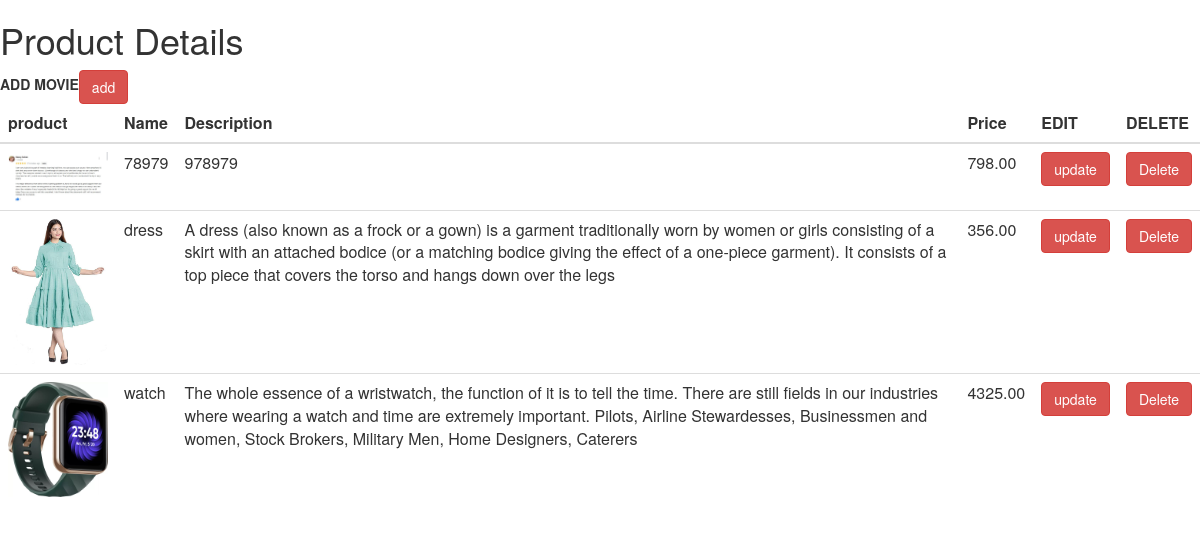
Screenshot of /ahome/ with the database file from the repository.
### ecomapp/models.py (models this page shows, shortened)
class Product(models.Model):
    name = models.CharField(max_length=200, unique=True)
    description = models.TextField(blank=True)
    price = models.DecimalField(max_digits=10, decimal_places=2)
    image = models.ImageField(upload_to='products', blank=True)
    stock = models.IntegerField()
    available = models.BooleanField(default=True)
    created = models.DateTimeField(auto_now_add=True)
    updated = models.DateTimeField(auto_now=True)
    class Meta:
        ordering = ('name',)
        verbose_name = 'product'
        verbose_name_plural = 'products'

### ecomapp/views.py (the view)
# urls.py: path('ahome/',views.admin_home, name='admin_home'),
def admin_home(request):
	pro_d=Product.objects.all()
	return render(request,'admin_view.html',{"prod":pro_d})

### cart/context_processors.py (called while the page is built)
def counter(request):
    item_count = 0
    if 'admin' in request.path:
        return {}
    else:
        try:
            cart = Cart.objects.filter(cart_id=_cart_id(request))
            kart_items = CartItem.objects.all().filter(cart=cart[:1])
            for cart_item in kart_items:
                item_count += cart_item.quantity
        except  Cart.DoesNotExist:
            item_count = 0
    return dict(item_count=item_count)

### cart/views.py (called while the page is built)
def _cart_id(request):
    cart = request.session.session_key
    if not cart:
        cart = request.session.create()
    return cart

### templates/admin_view.html (shortened to what this page needs)
 <html>
 <charset="utf-8">
 <head>
    <link rel="stylesheet" href="https://maxcdn.bootstrapcdn.com/bootstrap/3.3.7/css/bootstrap.min.css">
</head>
<body>
	<h1>Product Details</h1>
	<table class="table">
	<thead>
		<tr>
			<th>product</th>
     		<th>Name</th>
			<th>Description</th>
<th>Price</th>
<th>EDIT</th>
<th>DELETE</th>
		</tr>
	</thead>
	<tbody>
	{% for b in prod %}
	<tr>
	   <td>{% if b.name %}<img src="{{b.image.url}}" alt="" style="width:100px">
		{% else %}
		<span class="text-muted">no  </span>
		{% endif %}
		</td>
		<td>{{b.name}}</td>
		<td>{{b.description}}</td>
		<td>{{b.price}}</td>
		<td><a href="{% url 'ecomapp:update_pro' b.pk %}" class="btn btn-danger">update</a></td>
		<td><a href="{% url 'ecomapp:delete_pro' b.pk %}" class="btn btn-danger">Delete</a></td>
	</tr>
	{% endfor %}
	<b>ADD MOVIE<a href="{% url 'ecomapp:add_pro'  %}" class="btn btn-danger">add</a></b>
</body>
</html>

### rows the page displays
Product: image (picture), name "78979", description "978979", price "798.00"
Product: image (picture), name "dress", description "A dress (also known as a frock or a gown) is a garment traditionally worn by women or girls consisting of a skirt with an attached bodice (or a matching bodice giving the effect of a one-piece garment). It consists of a top piece that covers the torso and hangs down over the legs", price "356.00"
Product: image (picture), name "watch", description "The whole essence of a wristwatch, the function of it is to tell the time. There are still fields in our industries where wearing a watch and time are extremely important. Pilots, Airline Stewardesses, Businessmen and women, Stock Brokers, Military Men, Home Designers, Caterers", price "4325.00"
